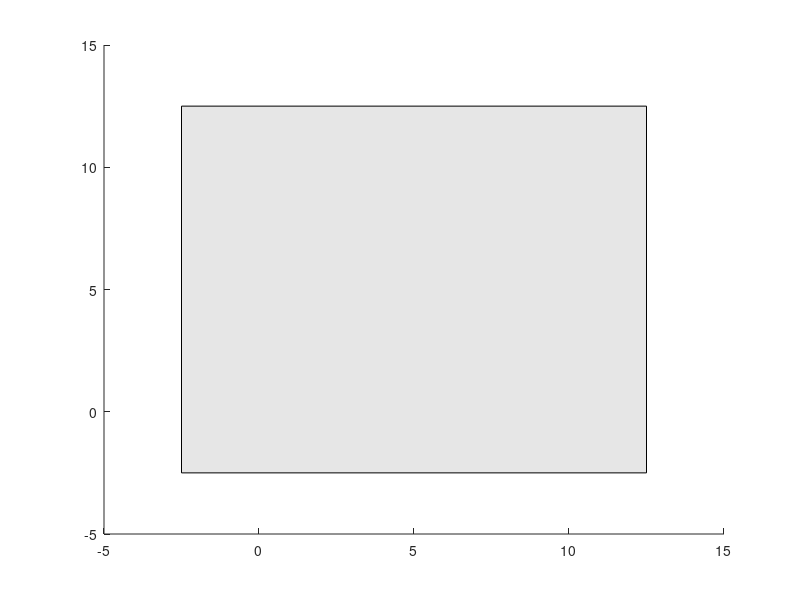

Reproduce this figure in MATLAB. (Note: this script raises an error after producing the figure.)
%%
function [X,U,P]=my_temp6
N=30000;
% data = zeros(idivide(int16(N),int16(100)), 2);
data = [];

n=[10 10 6]; % размер решётки (n-1)
global A C Q G d % константы
d=1; % шаг решётки
A=[-3.712 6.079 1.303 1.294 -1.950 -2.5 3.863 2.529 1.637 1.367]; % порядки!
% A=[-3.712*10^(7) 6.079*10^(8) 1.303*10^(8) 1.294*10^(9) -1.950*10^(9) -2.5*10^(9) 3.863*10^(10) 2.529*10^(10) 1.637*10^(10) 1.367*10^(10)]; % порядки!
C=[27.5 17.9 5.43]; G=[51 0 2]; Q=[14.2 -0.74 1.57];
C=[27.5 17.9 5.43]*10^(-10); G=[51 0 2]*10^(-11); Q=[14.2 -0.74 1.57]*10^(9);

[x,y,z]=ndgrid(d*(0:n(1)),d*(0:n(2)),d*(0:n(3))); X={x;y;z}; clear x y z
U=cell(3,1); P=U; E=cell(6,1);
for i=1:3, U{i}=zeros(size(X{1})); P{i}=zeros(size(X{1})); end
% задаём значения U, P при z=0
global fix
fix=false(size(X{1})); fix(:,:,1)=true;

% Сделаем сдвиг на 0.2 через meshgrid (суммарный сдвиг)
x_fix = linspace(0, 0.2, n(1)+1);
y_fix = linspace(0, 0.2, n(2)+1);
[X_fix, Y_fix] = meshgrid(x_fix, y_fix);
X_fix = reshape(X_fix, [numel(X_fix), 1]);
Y_fix = reshape(Y_fix, [numel(Y_fix), 1]);

U{1}(fix)=(X{1}(fix)-X_fix)*d;
U{2}(fix)=(X{2}(fix)-Y_fix)*d;
U{3}(fix)=0;

for i=1:3
    P{i}(fix)=(rand(n(1:2)+1)-1/2)*d; 
end

% цикл градиентного спуска
F=energies(U,P); 
k0=0; 
oo=0;
% while true
for i =1:N
        oo=oo+1;
        [GU,GP,g_u_max, g_p_max]=gradflow; % градиенты

        if max(g_u_max, g_p_max)<1e-4*d, break, end % критерий остановки

        mu_u=min(1,1e-3*d/g_u_max); 
        mu_p=min(1,1e-3*d/g_p_max); 
        
        f=step_along(U,P,GU,GP,mu_u, mu_p); f_=f;
        k=0;
        if f>F
            while f>F
                f=f_; 
                mu_u=mu_u/2; 
                f_=step_along(U,P,GU,GP,mu_u, mu_p); 
            end
            mu_u=2*mu_u; k=k+1;
        else       
            while f<=f_
                f_=f; mu_u=2*mu_u; 
                f=step_along(U,P,GU,GP,mu_u, mu_p); 
                k=k+1; 
            end
        end
        if k>k0,k0=k; end
        if f-2*f_+F == 0
            disp([f f_ F])
            break
        end
        mu_u=mu_u/4*(1-2*(f_-F)/(f-2*f_+F));
        [F,U,P]=step_along(U,P,GU,GP,mu_u, mu_p);

        mu_u=min(1,1e-3*d/g_u_max); 
        mu_p=min(1,1e-3*d/g_p_max); 
        
        f=step_along(U,P,GU,GP,mu_u, mu_p); f_=f;
        k=0;
        if f>F
            while f>F
                f=f_; 
                mu_p=mu_p/2; 
                f_=step_along(U,P,GU,GP,mu_u, mu_p); 
            end
            mu_p=2*mu_p; k=k+1;
        else       
            while f<=f_
                f_=f; mu_p=2*mu_p; 
                f=step_along(U,P,GU,GP,mu_u, mu_p); 
                k=k+1; 
            end
        end
        if k>k0,k0=k; end
        if f-2*f_+F == 0
            disp([f f_ F])
            break
        end
        mu_p=mu_p/4*(1-2*(f_-F)/(f-2*f_+F));
        [F,U,P]=step_along(U,P,GU,GP,mu_u, mu_p);


%         k=0;
%         % Вариант одновременного варьирования (НЕ РАБОТАЕТ)
%         % определяем интервал одномерного поиска
%         if f>F
%             while f>F 
%                 f=f_;
%                 mu_u=mu_u/2;
%                 mu_p=mu_p/2;
%                 f_=step_along(U,P,GU,GP,mu_u, mu_p); 
%             end
%             mu_u=2*mu_u;
%             mu_p=2*mu_p;
%             k=k+1;
%         else       
%             while f<=f_
%                 f_=f; 
%                 mu_u=2*mu_u;
%                 mu_p=2*mu_p; 
%                 f=step_along(U,P,GU,GP,mu_u, mu_p); 
%                 k=k+1; 
%             end
%         end
%         if k>k0,k0=k; end
%         if f-2*f_+F == 0
%             disp([f f_ F])
%             break
%         end
%         mu_u=mu_u/4*(1-2*(f_-F)/(f-2*f_+F));
%         mu_p=mu_p/4*(1-2*(f_-F)/(f-2*f_+F));
%         [F,U,P]=step_along(U,P,GU,GP,mu_u, mu_p);


        if mod(oo,100)==0 
            data(idivide(int16(oo),int16(100)), 1) = oo;
            data(idivide(int16(oo),int16(100)), 2) = F;
            
        end
end
save('data.mat','data', 'X', 'U', 'P')
visual(X,U,P)
disp([oo k0])
end

%% ========================================================================
function [F,U,P]=step_along(U,P,GU,GP,mu_u, mu_p)
% энергия после шага в направлении антиградиента: U -> (U - mu*dU)
for i=1:3, U{i}=U{i}-mu_u*GU{i}; P{i}=P{i}-mu_p*GP{i}; end
F=energies(U,P);
end

%% ========================================================================
function [F,FL,FC,FQ,FG]=energies(U,P0)
% вычисление энергии и её составляющих
global A C Q G d E P dP
% считаем производные на решётке и деформации
dU=derivatives(U); dP=derivatives(P0); P=P0;
i1=[1 5 9 6 3 2]; i2=[1 5 9 8 7 4]; % для нумерации по Фойгту
for i=1:6, E{i}=(dU{i1(i)}+dU{i2(i)})/(2-(i>3)); end
% квадраты и 4-е степени для ускорения счёта
q12=P{1}.^2; q22=P{2}.^2; q32=P{3}.^2; q14=q12.^2; q24=q22.^2; q34=q32.^2;
FL=A(1)*(q12+q22+q32)...
    +A(2)*(q14+q24+q34)...
    +A(3)*(q12.*q22+q22.*q32+q12.*q32)...
    +A(4)*(q12.*q14+q22.*q24+q32.*q34)...
    +A(5)*(q14.*(q22+q32)+q24.*(q12+q32)+q34.*(q12+q22))...
    +A(6)*q12.*q22.*q32...
    +A(7)*(q14.^2+q24.^2+q34.^2)...
    +A(8)*(q12.*q14.*(q22+q32)+q22.*q24.*(q12+q32)+q32.*q34.*(q12+q32))...
    +A(9)*(q14.*q24+q24.*q34+q14.*q34)...
    +A(10)*(q14.*q22.*q32+q24.*q12.*q32+q34.*q12.*q22);
FC=C(1)/2*(E{1}.^2+E{2}.^2+E{3}.^2)...
    +C(2)*(E{2}.*E{3}+E{1}.*E{3}+E{1}.*E{2})...
    +C(3)/2*(E{4}.^2+E{5}.^2+E{6}.^2);
FQ=-Q(1)*(E{1}.*q12+E{2}.*q22+E{3}.*q32)...
    -Q(2)*(E{1}.*(q22+q32)+E{2}.*(q12+q32)+E{3}.*(q12+q22))...
    -Q(3)*(E{6}.*P{1}.*P{2}+E{5}.*P{1}.*P{3}+E{4}.*P{2}.*P{3});
FG=G(1)/2*(dP{1,1}.^2+dP{2,2}.^2+dP{3,3}.^2)...
    +G(2)*(dP{1,1}.*dP{2,2}+dP{2,2}.*dP{3,3}+dP{1,1}.*dP{3,3})...
    +G(3)/2*(dP{1,2}.^2+dP{2,1}.^2+dP{2,3}.^2+dP{3,2}.^2+dP{3,1}.^2+dP{1,3}.^2);
FL=sum(FL(:)); FC=sum(FC(:)); FQ=sum(FQ(:)); FG=sum(FG(:));
F=FL+FC+FQ+FG; % * d^3 ?
end

%% ========================================================================
function D=derivatives(V)
% вычисляем производные векторного поля на решётке: внутренние узлы по
% формулам 2-го порядка, граничные - по формулам 1-го порядка
% компоненты поля V - массив cell(3,1)
global d
D=cell(3,3); for i=1:9, D{i}=zeros(size(V{1})); end
for i=1:3, V{i}=V{i}/d/2; end % сразу учитываем шаг решётки
for i=1:3
    D{i,1}(2:end-1,:,:)=V{i}(3:end,:,:)-V{i}(1:end-2,:,:);
    D{i,1}([1 end],:,:)=2*cat(1,V{i}(2,:,:)-V{i}(1,:,:),V{i}(end,:,:)-V{i}(end-1,:,:));
    D{i,2}(:,2:end-1,:)=V{i}(:,3:end,:)-V{i}(:,1:end-2,:);
    D{i,2}(:,[1 end],:)=2*cat(2,V{i}(:,2,:)-V{i}(:,1,:),V{i}(:,end,:)-V{i}(:,end-1,:));
    D{i,3}(:,:,2:end-1)=V{i}(:,:,3:end)-V{i}(:,:,1:end-2);
    D{i,3}(:,:,[1 end])=2*cat(3,V{i}(:,:,2)-V{i}(:,:,1),V{i}(:,:,end)-V{i}(:,:,end-1));
end
end

%% ========================================================================
function [GU,GP,g_u_max, g_p_max]=gradflow
% вычисляем градиент - производные энергии по (P1,P2,P3) и (U1,U2,U3) каждого узла
global A C Q G d E P dP fix
GP=cell(3,1); GU=cell(3,1);
% вспомогательные переменные для ускорения счёта
q2=cell(3,1); q4=q2; q6=q2; PP=q2; P2=0; P4=0; P6=0;
for i=1:3
    q2{i}=P{i}.^2; q4{i}=q2{i}.^2; q6{i}=q2{i}.^3;
    P2=P2+q2{i}; P4=P4+q4{i}; P6=P6+q6{i};
end
PP{1}=q2{2}.*q2{3}; PP{2}=q2{1}.*q2{3}; PP{3}=q2{1}.*q2{2};
EP{1}=E{6}.*P{2}+E{5}.*P{3}; EP{2}=E{6}.*P{1}+E{4}.*P{3}; EP{3}=E{5}.*P{1}+E{4}.*P{2};
% локальная часть
for i=1:3
    % производная энергии Ландау
    GP{i}=A(1)+2*A(2)*q2{i}+A(3)*(P2-q2{i})+3*A(4)*q4{i}...
        +A(5)*(2*q2{i}.*(P2-q2{i})+(P4-q4{i}))+A(6)*PP{i}+4*A(7)*q6{i}...
        +A(8)*(3*q4{i}.*(P2-q2{i})+P6-q6{i})+2*A(9)*q2{i}.*(P4-q4{i})...
        +A(10)*PP{i}.*(q2{i}+P2);
    GP{i}=2*P{i}.*GP{i};
    % вклад электрострикции
    GP{i}=GP{i}-2*P{i}.*(Q(2)*(E{1}+E{2}+E{3})-(Q(2)-Q(1))*E{i})-Q(3)*EP{i};
end
% нелокальная часть
g=G/2/d; c=C/2/d; q=Q/2/d; % если нужны конечные разности, то не делить на d!
for i=1:3
    per=[i:3 1:i-1]; % перестановка размерностей
    i1=per(1); i2=per(2); i3=per(3);
    % производные по компонентам вектора P
    % производные "вдоль", типа P1,1
    T=g(1)*dP{i1,i1}+g(2)*(dP{i2,i2}+dP{i3,i3});
    GP{i1}=GP{i1}+gradflow_local(T,i1);
    % производные "поперёк", типа P1,2 и P1,3
    T=g(3)*dP{i1,i2};
    GP{i1}=GP{i1}+gradflow_local(T,i2);
    T=g(3)*dP{i1,i3};
    GP{i1}=GP{i1}+gradflow_local(T,i3);
    % производные по компонентам вектора U (упругая энергия и электрострикция)
    T=c(1)*E{i1}+c(2)*(E{i2}+E{i3})-q(1)*q2{i1}-q(2)*(q2{i2}+q2{i3}); 
    GU{i1}=gradflow_local(T,i1);
    T=c(3)*E{i2+3}-q(3)*P{i1}.*P{i3}; % индексы согласованы с нумерацией Фойгта
    GU{i1}=GU{i1}+gradflow_local(T,i3);
    T=c(3)*E{i3+3}-q(3)*P{i1}.*P{i2};
    GU{i1}=GU{i1}+gradflow_local(T,i2);
    GU{i1}(fix)=0; % GP{i1}(fix)=0; % для фиксированных узлов
end
% максимальная длина градиента U
g_u_max=sqrt(max(GU{1}(:).^2+GU{2}(:).^2+GU{3}(:).^2));
% максимальная длина градиента P
g_p_max=sqrt(max(GP{1}(:).^2+GP{2}(:).^2+GP{3}(:).^2));
end
%% ========================================================================
function D=gradflow_local(T,dim)
% преобразование массива в разностный вдоль размерности dim 
% (вспомог. функция для gradflow)
D=zeros(size(T)); Z=false(size(T));
n=size(T); ind={1:n(1) 1:n(2) 1:n(3)};
% внутренние слои
ind{dim}=2:n(dim)-1; Z(ind{:})=true; ind0=Z; Z(:)=false;
ind{dim}=3:n(dim); Z(ind{:})=true; ind1=Z; Z(:)=false;
ind{dim}=1:n(dim)-2; Z(ind{:})=true; ind2=Z; Z(:)=false;
D(ind1)=T(ind0); D(ind2)=D(ind2)-T(ind0);
% граничные и приграничные слои
ind{dim}=[1 n(dim)]; Z(ind{:})=true; ind0=Z; Z(:)=false;
ind{dim}=[2 n(dim)]; Z(ind{:})=true; ind1=Z; Z(:)=false;
ind{dim}=[1 n(dim)-1]; Z(ind{:})=true; ind2=Z;
D(ind1)=D(ind1)+2*T(ind0); D(ind2)=D(ind2)-2*T(ind0);
end

%% ========================================================================
function visual(X,U,P)
% визуализация решётки с деформациями и поляризацией
dx=zeros(3,1); xmin=dx; X1=X; G=dx; G1=dx;
d=X{1}(2,1,1)-X{1}(1,1,1); % шаг решётки
for i=1:3, xmin(i)=min(X{i}(:)); dx(i)=max(X{i}(:))-xmin(i); end
% строим подложку
patch(xmin(1)+[-1 5 5 -1]/4*dx(1),xmin(2)+[-1 -1 5 5]/4*dx(2),[0 0 0 0],...
    'facecolor',0.9*[1 1 1])
% находим максимальные смещения и поляризации
umax=U{1}.^2+U{2}.^2+U{3}.^2; pmax=P{1}.^2+P{2}.^2+P{3}.^2;
umax=sqrt(max(umax(:))); pmax=sqrt(max(pmax(:)));
% нормируем векторные поля с учётом размера ячейки
for i=1:3
    U{i}=(d/umax)*U{i}; P{i}=(3/4*d/pmax)*P{i}; X1{i}=X{i}+U{i};
end
% строим исходную и деформированную решётки
for i=1:3
    x=X; x1=X1; per=[i:3 1:i-1];
    for j=1:3
        x{j}=permute(x{j},per); x{j}(end+1,:,:)=NaN;
        x1{j}=permute(x1{j},per); x1{j}(end+1,:,:)=NaN;
    end
    G(i)=line(x{1}(:),x{2}(:),x{3}(:),'color',[1 0 0 0.2],'linewidth',0.1);
    G1(i)=line(x1{1}(:),x1{2}(:),x1{3}(:),'color',[0 0 1 0.5],'linewidth',1);
end
axis equal, hold on
% строим векторы поляризации
for i=1:3, XP{i}=[X1{i}(:) X1{i}(:)+P{i}(:)]'; end
line(XP{1},XP{2},XP{3},'color',[0.9 0.4 0.1],'linewidth',2.5)
scatter3(X1{1}(:),X1{2}(:),X1{3}(:),'MarkerEdgeColor','k',...
    'MarkerFaceColor',[0 .75 .75],'SizeData',35)
axis tight
end